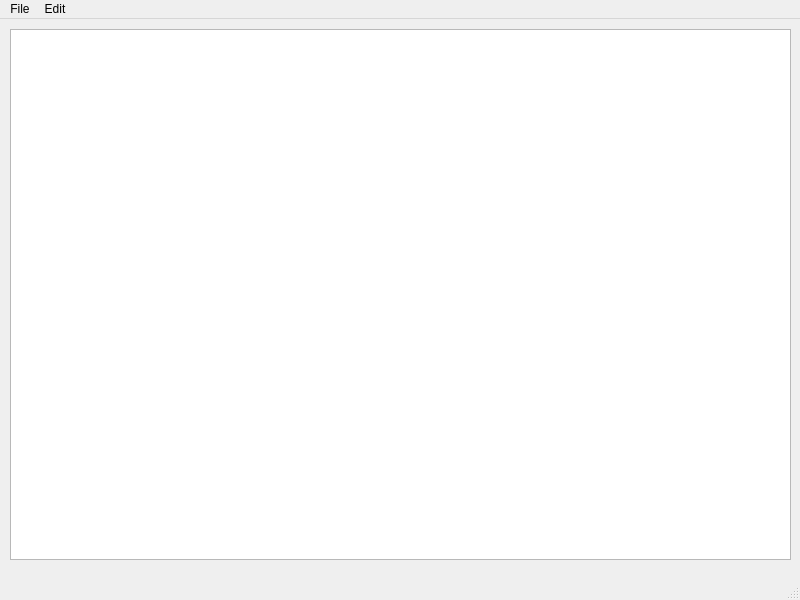
<?xml version="1.0" encoding="UTF-8"?>
<ui version="4.0">
 <class>MainWindow</class>
 <widget class="QMainWindow" name="MainWindow">
  <property name="geometry">
   <rect>
    <x>0</x>
    <y>0</y>
    <width>800</width>
    <height>600</height>
   </rect>
  </property>
  <property name="windowTitle">
   <string>MainWindow</string>
  </property>
  <widget class="QWidget" name="centralwidget">
   <widget class="QWidget" name="verticalLayoutWidget">
    <property name="geometry">
     <rect>
      <x>10</x>
      <y>10</y>
      <width>781</width>
      <height>531</height>
     </rect>
    </property>
    <layout class="QVBoxLayout" name="verticalLayout">
     <item>
      <widget class="QTextEdit" name="textEdit"/>
     </item>
    </layout>
   </widget>
  </widget>
  <widget class="QMenuBar" name="menubar">
   <property name="geometry">
    <rect>
     <x>0</x>
     <y>0</y>
     <width>800</width>
     <height>25</height>
    </rect>
   </property>
   <widget class="QMenu" name="menuFile">
    <property name="title">
     <string>File</string>
    </property>
    <addaction name="actionNew"/>
    <addaction name="actionOpen"/>
    <addaction name="actionSave_as"/>
    <addaction name="actionExit"/>
   </widget>
   <widget class="QMenu" name="menuEdit">
    <property name="title">
     <string>Edit</string>
    </property>
    <addaction name="actionCopy"/>
    <addaction name="actionPaste"/>
    <addaction name="actionCut"/>
    <addaction name="actionUndo"/>
    <addaction name="actionRedo"/>
   </widget>
   <addaction name="menuFile"/>
   <addaction name="menuEdit"/>
  </widget>
  <widget class="QStatusBar" name="statusbar"/>
  <action name="actionNew">
   <property name="icon">
    <iconset resource="resources.qrc">
     <normaloff>:/new/imgs/img/New1</normaloff>:/new/imgs/img/New1</iconset>
   </property>
   <property name="text">
    <string>New</string>
   </property>
  </action>
  <action name="actionOpen">
   <property name="icon">
    <iconset resource="resources.qrc">
     <normaloff>:/new/imgs/img/Open1</normaloff>:/new/imgs/img/Open1</iconset>
   </property>
   <property name="text">
    <string>Open</string>
   </property>
  </action>
  <action name="actionSave_as">
   <property name="icon">
    <iconset resource="resources.qrc">
     <normaloff>:/new/imgs/img/Save1</normaloff>:/new/imgs/img/Save1</iconset>
   </property>
   <property name="text">
    <string>Save as</string>
   </property>
  </action>
  <action name="actionExit">
   <property name="text">
    <string>Exit</string>
   </property>
  </action>
  <action name="actionCopy">
   <property name="icon">
    <iconset resource="resources.qrc">
     <normaloff>:/new/imgs/img/Copy1</normaloff>:/new/imgs/img/Copy1</iconset>
   </property>
   <property name="text">
    <string>Copy</string>
   </property>
  </action>
  <action name="actionPaste">
   <property name="icon">
    <iconset resource="resources.qrc">
     <normaloff>:/new/imgs/img/Paste1</normaloff>:/new/imgs/img/Paste1</iconset>
   </property>
   <property name="text">
    <string>Paste</string>
   </property>
  </action>
  <action name="actionCut">
   <property name="icon">
    <iconset resource="resources.qrc">
     <normaloff>:/new/imgs/img/Cut1</normaloff>:/new/imgs/img/Cut1</iconset>
   </property>
   <property name="text">
    <string>Cut</string>
   </property>
  </action>
  <action name="actionUndo">
   <property name="text">
    <string>Undo</string>
   </property>
  </action>
  <action name="actionRedo">
   <property name="text">
    <string>Redo</string>
   </property>
  </action>
 </widget>
 <resources>
  <include location="resources.qrc"/>
 </resources>
 <connections/>
</ui>
